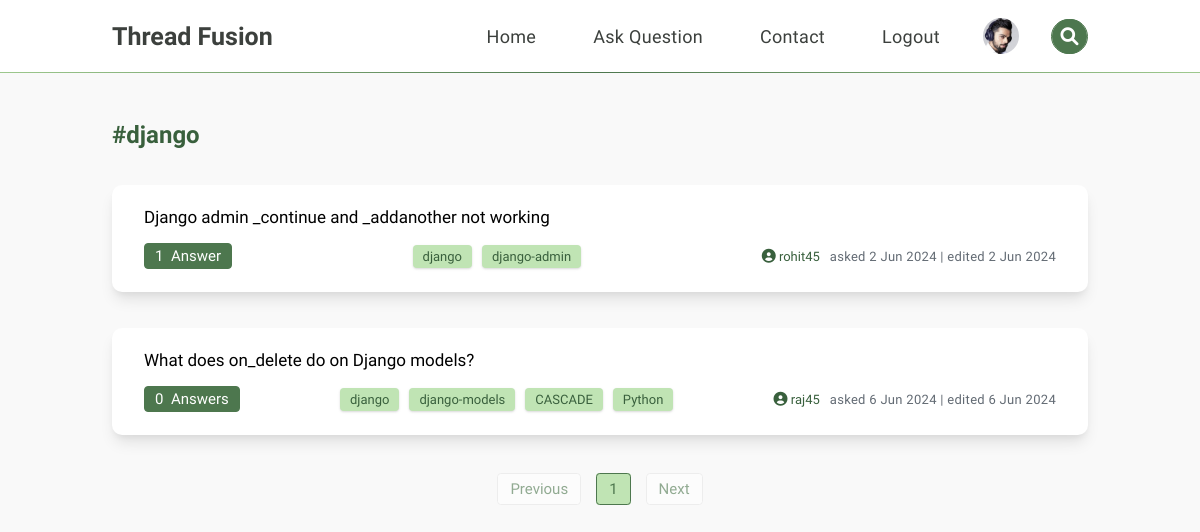
Page /tags/django (signed in) on the committed database.
### threadfusion/models.py (models this page shows, shortened)
class Profile(models.Model):
    user = models.ForeignKey(User, on_delete=models.CASCADE, related_name="users_profile")
    profile_image = models.ImageField(null=True, blank=True, upload_to="profile_images/")
    fullname = models.CharField(max_length=50)
    profession = models.CharField(max_length=50)
    about = models.TextField()
    linkedin = models.CharField(max_length=100)
    github = models.CharField(max_length=100)
    instagram = models.CharField(max_length=100)
    facebook = models.CharField(max_length=100)
    twitter = models.CharField(max_length=100)
    created_at = models.DateTimeField(auto_now_add=True)
    updated_at = models.DateTimeField(auto_now=True)

class Question(models.Model):
    title = models.CharField(max_length=140)
    description = QuillField()
    tags = models.CharField(max_length=64)
    user = models.ForeignKey(User, on_delete=models.CASCADE, related_name="user")
    created_at = models.DateTimeField(auto_now_add=True)
    updated_at = models.DateTimeField(auto_now=True)

class User(AbstractUser):
    pass

### threadfusion/views.py (the view)
# urls.py: path("tags/<str:tag>", views.tags, name="tags"),
def tags(request, tag):
    filtered_questions = Question.objects.filter(tags__icontains=tag)
    paginator = Paginator(filtered_questions, 10)
    page_number = request.GET.get('page')
    page_obj = paginator.get_page(page_number)
    questions = []
    for question in page_obj:
        tags = [t.strip() for t in question.tags.split(",")]
        all_answers = Answer.objects.filter(question=question)
        answers_count = all_answers.count()
        questions.append({
            'question': question,
            'tags': tags,
            'answers_count': answers_count,
        })
    return render(request, "threadfusion/tags.html", {
        "tag": tag,
        "filtered_questions": questions,
        "page_obj": page_obj,
    })

### threadfusion/context_processors.py (called while the page is built)
def profile_context_processor(request):
    profile = None
    if request.user.is_authenticated:
        try:
            profile = Profile.objects.get(user=request.user)
        except Profile.DoesNotExist:
            profile = None
    return {'profile_img': profile}

### threadfusion/templates/threadfusion/tags.html (shortened to what this page needs)
{% extends "threadfusion/navbar.html" %}
{% block body %}
    <div class="filtered_questions-container">
        <h2 class="module-title">#{{ tag }}</h2>
        {% for filter_question in filtered_questions %}
            <div class="filtered_questions">
                <a href="{% url 'singlequestion' id=filter_question.question.id %}" class="title">{{ filter_question.question.title }}</a>
                <div class="answers-date">
                    <h3 class="answer_count">
                        {% if filter_question.answers_count == 1 %}
                            {{ filter_question.answers_count }} &nbsp;Answer
                        {% else %}
                            {{ filter_question.answers_count }} &nbsp;Answers
                        {% endif %}
                    </h3>
                    <ul class="tags">
                        {% for tag in filter_question.tags %}
                            <li><a href="{% url 'tags' tag=tag %}">{{ tag }}</a></li>
                        {% endfor %}
                    </ul>
                    <div class="question-by">
                        <a href="{% url 'userprofile' filter_question.question.user.id %}" class="user-name"><i class='fa fa-user-circle' style="font-size: 14px"></i> {{ filter_question.question.user }}</a>
                        <p class="date-posted">asked {{ filter_question.question.created_at | date:"j M Y" }} | edited {{ filter_question.question.updated_at | date:"j M Y" }}</p>
                    </div>
                </div>
            </div>
        {% endfor %}
        <div class="pagination">
            <ul class="pages">
                {% if page_obj.has_previous %}
                    <li><a href="?page={{ page_obj.previous_page_number }}">Previous</a></li>
                {% else %}
                    <li><span class="disabled">Previous</span></li>
                {% endif %}
                {% for num in page_obj.paginator.page_range %}
                    {% if page_obj.number == num %}
                        <li><span class="active">{{ num }}</span></li>
                    {% else %}
                        <li><a href="?page={{ num }}">{{ num }}</a></li>
                    {% endif %}
                {% endfor %}
                {% if page_obj.has_next %}
                    <li><a href="?page={{ page_obj.next_page_number }}">Next</a></li>
                {% else %}
                    <li><span class="disabled">Next</span></li>
                {% endif %}
            </ul>
        </div>
    </div>
{% endblock %}

### threadfusion/templates/threadfusion/navbar.html (shortened to what this page needs)
{% load static %}
<!DOCTYPE html>
<html lang="en">
<head>
    <link href="{% static 'threadfusion/style.css' %}" rel="stylesheet">
    <link href="https://cdn.quilljs.com/1.3.6/quill.snow.css" rel="stylesheet">
    <link rel="stylesheet" href="https://cdnjs.cloudflare.com/ajax/libs/font-awesome/6.0.0/css/all.min.css" />
</head>
<body>
    <nav class="navbar-menu">
        <a class="logo" href="{% url 'index' %}">Thread Fusion</a>
        <div class="main-menu" id="main-menu">
            <ul class="nav-lists">
                <li><a href="{% url 'index' %}">Home</a></li>
                <li><a href="{% url 'askquestion' %}">Ask Question</a></li>
                <li><a href="{% url 'contact' %}">Contact</a></li>
                {% if user.is_authenticated %}
                    <li><a href="{% url 'logout' %}">Logout</a></li>
                    {% if profile_img %}
                        <li class="user-profile-tag">
                            <a href="{% url 'userprofile' user.id %}">
                                <div class="image-box">
                                    <img src="{{ profile_img.profile_image.url }}" alt="Profile_Image" class="profile-image" >
                                </div>
                            </a>
                        </li>
                    {% endif %}
                {% else %}
                    <li><a href="{% url 'login' %}"><i class="fa-solid fa-right-to-bracket" id="mobile-icon"></i>Login</a></li>
                {% endif %}
            </ul>
            <form action="{% url 'search' %}" method="GET" class="search-box search-form">
                <button type="submit" class="search-btn"><i class="fa fa-search"></i></button>
            </form>
        </div>
    </nav>
    <div class="box-container" id="box-container">
        {% block body %}
        {% endblock %}
    </div>
</body>
</html>

### rows in the picture
Profile: profile_image (picture)
Question: question "Django admin _continue and _addanother not working", answers_count "1", tags "django" "django-admin", question.user "rohit45", question.created_at "2 Jun 2024", question.updated_at "2 Jun 2024"
Question: question "What does on_delete do on Django models?", answers_count "0", tags "django" "django-models" "CASCADE" "Python", question.user "raj45", question.created_at "6 Jun 2024", question.updated_at "6 Jun 2024"

### other values in the picture
{{ tag }} "django"
{{ num }} "1"
